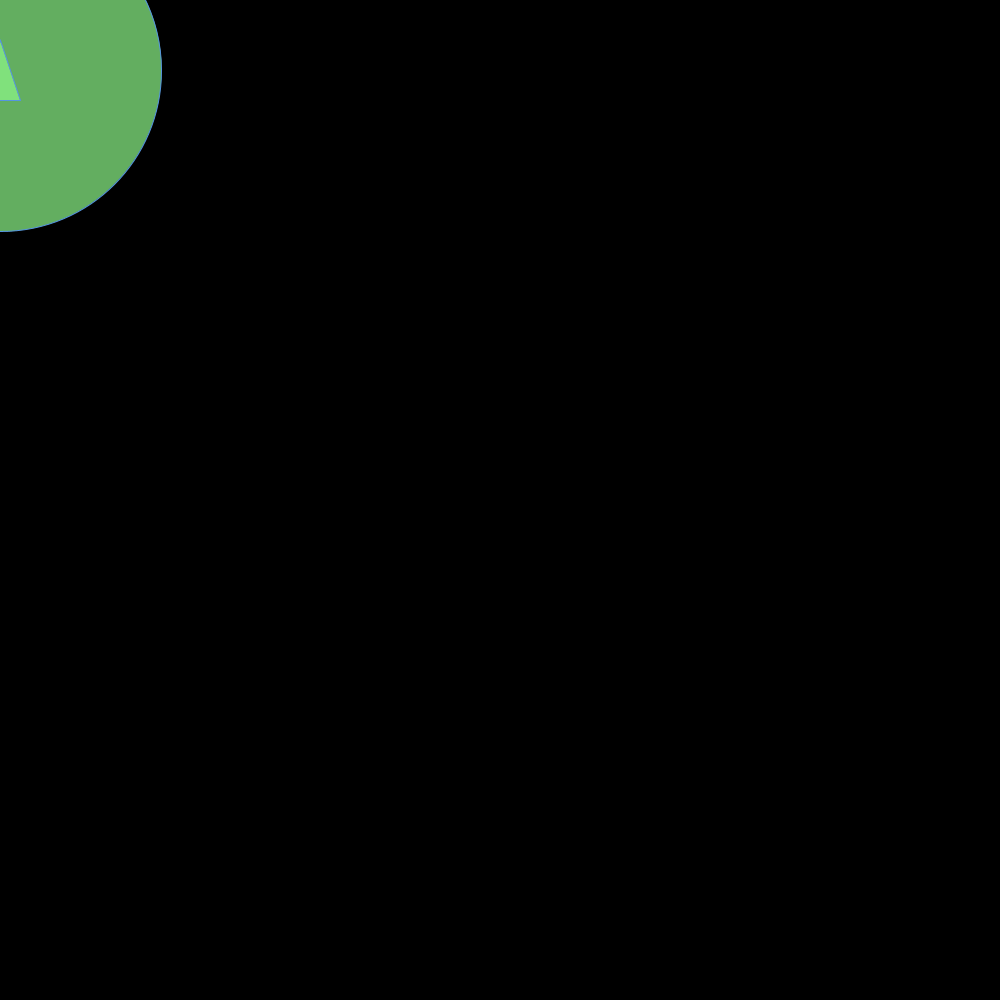
Frame 1 (no input)
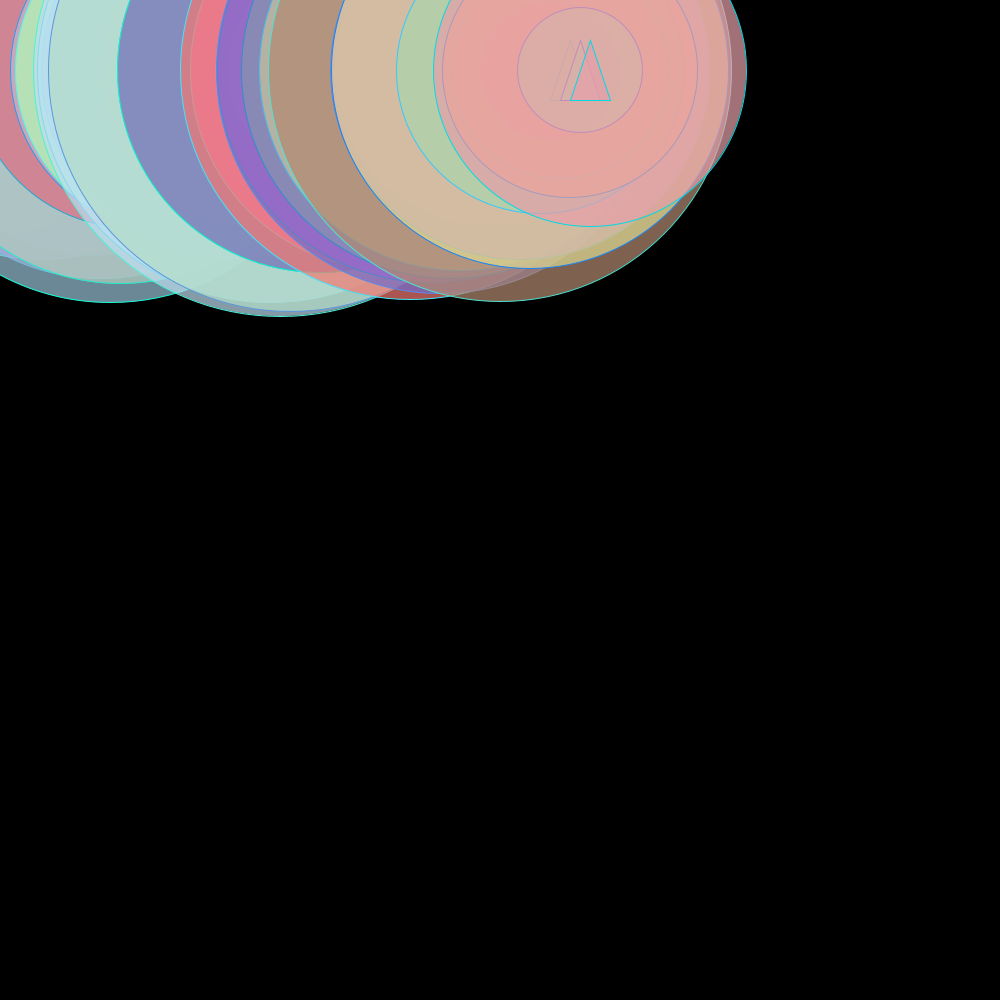
Frame 60 (the mouse pressed at the canvas centre just before this capture)
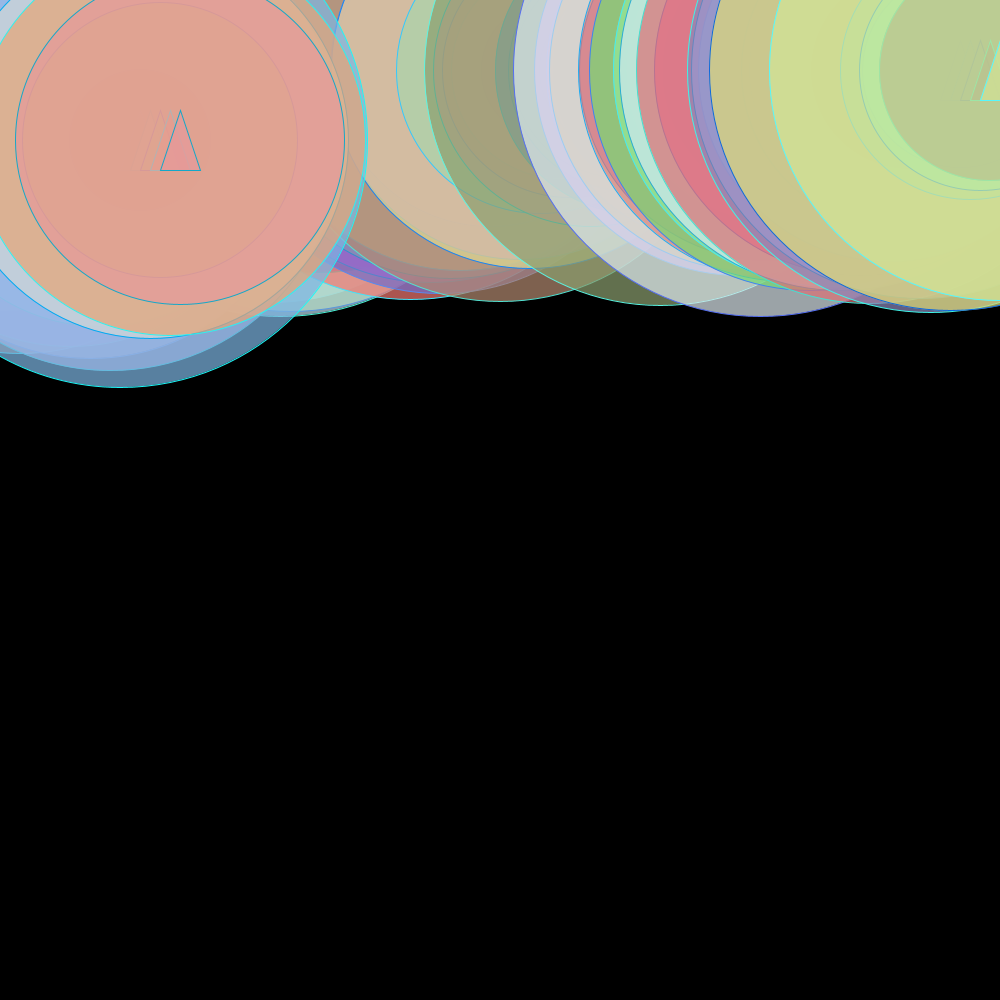
Frame 120 (the mouse held since frame 60 and released just before this capture)

The Processing sketch that drew these frames (run headless with seeded random() and noise(); from frame 60 on, the mouse is pressed at the canvas centre):

// Processing sketch: burbujas
// ── burbujas.pde
int x = 0;
int y = 70;

float radio;

void setup() {
  size(1000, 1000);
  background(0);
  //noStroke();
  frameRate(10);
  y = 70;
}

void draw() {
  //numero provisional que representa una onda de sonido
  float numAleatorio = random(0, 1);
  radio = (numAleatorio * width/2);

  fill(random(100, 255), random(100, 255), random(100, 255), 180);
  stroke(random(0, 100), random(100, 255), random(200, 255));
  ellipse(x, y, radio, radio);
  triangle(x, y - 30, x - 20, y + 30, x + 20, y + 30);
  x += 10;
  

  // controlar dibujo eje vertical
  if (x > width) {
    x = 0;
    y += 70;
  }
  //controlar dibujo eje horizontal
  if (y > height) {
    y = 70;
    background(0);
  }
}
